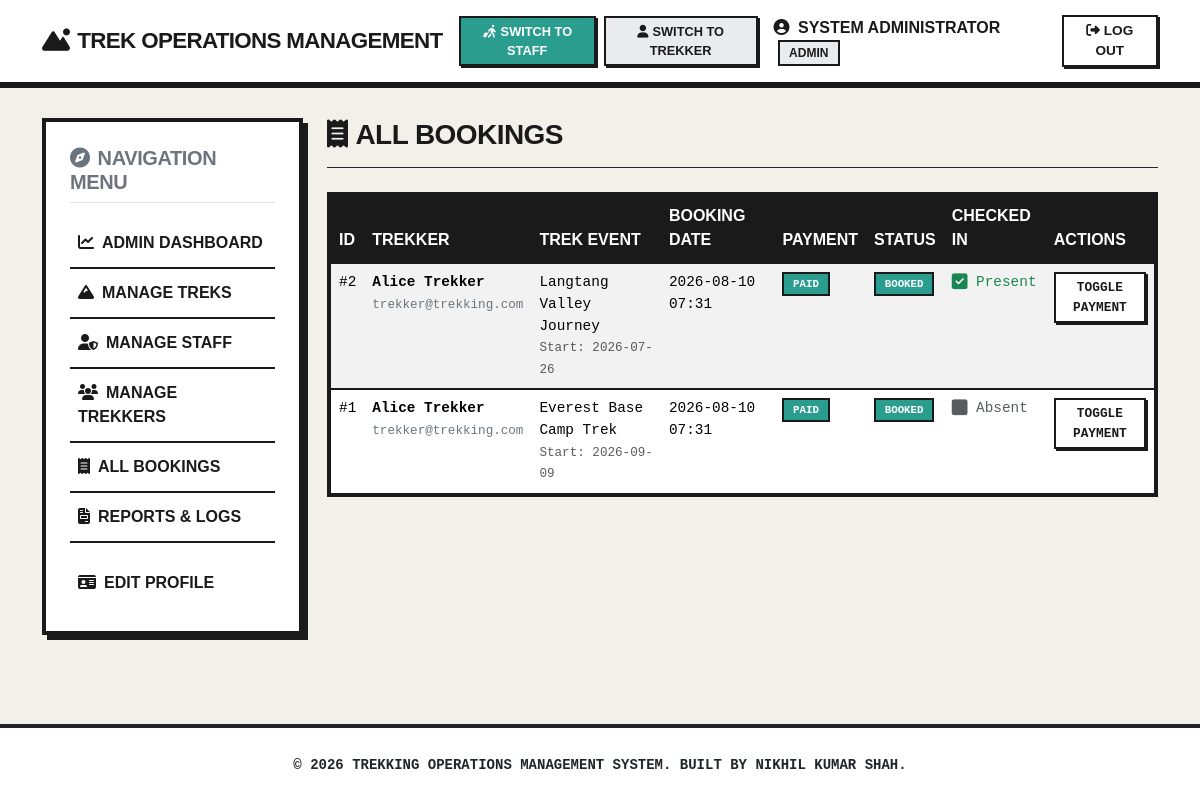
Screenshot of /admin/bookings (signed in) with the database file from the repository.
### app/models/user.py (models this page shows, shortened)
class User(UserMixin, db.Model):
    __tablename__ = 'users'
    id = db.Column(db.Integer, primary_key=True)
    full_name = db.Column(db.String(100), nullable=False)
    email = db.Column(db.String(120), unique=True, nullable=False)
    phone = db.Column(db.String(20), nullable=False)
    password_hash = db.Column(db.String(256), nullable=False)
    role = db.Column(db.String(20), nullable=False, default='user')  # roles: admin, staff, user
    blood_group = db.Column(db.String(5), nullable=True)
    medical_conditions = db.Column(db.Text, nullable=True)
    emergency_contact_name = db.Column(db.String(100), nullable=True)
    emergency_contact_phone = db.Column(db.String(20), nullable=True)
    profile_image = db.Column(db.String(200), nullable=True)
    is_blacklisted = db.Column(db.Boolean, default=False, nullable=False)
    is_active = db.Column(db.Boolean, default=True, nullable=False)
    created_at = db.Column(db.DateTime, default=datetime.utcnow, nullable=False)
    bookings = db.relationship('Booking', backref='trekker', lazy=True, cascade='all, delete-orphan')
    staff_assignments = db.relationship('TrekStaffAssignment', backref='staff', lazy=True, cascade='all, delete-orphan')
    notifications = db.relationship('Notification', backref='user', lazy=True, cascade='all, delete-orphan')

### app/models/booking.py (models this page shows)
class Booking(db.Model):
    __tablename__ = 'bookings'
    id = db.Column(db.Integer, primary_key=True)
    user_id = db.Column(db.Integer, db.ForeignKey('users.id'), nullable=False)
    trek_id = db.Column(db.Integer, db.ForeignKey('treks.id'), nullable=False)
    booking_date = db.Column(db.DateTime, default=datetime.utcnow, nullable=False)
    booking_status = db.Column(db.String(20), default='Booked', nullable=False)
    payment_status = db.Column(db.String(20), default='Pending', nullable=False)
    checked_in = db.Column(db.Boolean, default=False, nullable=False)
    special_requests = db.Column(db.Text, nullable=True)
    attendance_records = db.relationship('TrekAttendance', backref='booking', lazy=True, cascade='all, delete-orphan')
    certificates = db.relationship('TrekCertificate', backref='booking', lazy=True, cascade='all, delete-orphan')

### app/models/trek.py (models this page shows, shortened)
class Trek(db.Model):
    __tablename__ = 'treks'
    id = db.Column(db.Integer, primary_key=True)
    title = db.Column(db.String(100), nullable=False)
    location = db.Column(db.String(100), nullable=False)
    altitude = db.Column(db.Integer, nullable=False)  # in meters
    difficulty_level = db.Column(db.String(20), nullable=False)  # Easy, Moderate, Hard
    duration_days = db.Column(db.Integer, nullable=False)
    description = db.Column(db.Text, nullable=False)
    max_slots = db.Column(db.Integer, nullable=False)
    available_slots = db.Column(db.Integer, nullable=False)
    start_date = db.Column(db.Date, nullable=False)
    end_date = db.Column(db.Date, nullable=False)
    meeting_point = db.Column(db.String(150), nullable=False)
    trek_status = db.Column(db.String(30), default='Open', nullable=False)
    created_by = db.Column(db.Integer, db.ForeignKey('users.id'), nullable=False)
    created_at = db.Column(db.DateTime, default=datetime.utcnow, nullable=False)
    bookings = db.relationship('Booking', backref='trek', lazy=True, cascade='all, delete-orphan')
    staff_assignments = db.relationship('TrekStaffAssignment', backref='trek', lazy=True, cascade='all, delete-orphan')
    status_logs = db.relationship('TrekStatusLog', backref='trek', lazy=True, cascade='all, delete-orphan')

### app/routes/admin_routes.py (the view)
@admin_bp.route('/bookings')
@login_required
@role_required('admin')
def list_bookings():
    bookings = Booking.query.order_by(Booking.booking_date.desc()).all()
    return render_template('admin/bookings.html', bookings=bookings)

### app/templates/admin/bookings.html (shortened to what this page needs)
{% extends "base.html" %}
{% block content %}
<div class="mb-4 pb-2 border-bottom border-dark">
    <h3><i class="fa-solid fa-receipt me-2"></i>All Bookings</h3>
</div>
{% if bookings %}
    <div class="table-responsive">
        <table class="table table-hover table-striped">
            <thead class="table-dark">
                <tr>
                    <th>ID</th>
                    <th>Trekker</th>
                    <th>Trek Event</th>
                    <th>Booking Date</th>
                    <th>Payment</th>
                    <th>Status</th>
                    <th>Checked In</th>
                    <th>Actions</th>
                </tr>
            </thead>
            <tbody>
                {% for booking in bookings %}
                    <tr>
                        <td>#{{ booking.id }}</td>
                        <td>
                            <strong class="d-block">{{ booking.trekker.full_name }}</strong>
                            <small class="text-secondary">{{ booking.trekker.email }}</small>
                        </td>
                        <td>
                            <span class="d-block">{{ booking.trek.title }}</span>
                            <small class="text-muted">Start: {{ booking.trek.start_date.strftime('%Y-%m-%d') }}</small>
                        </td>
                        <td>{{ booking.booking_date.strftime('%Y-%m-%d %H:%M') }}</td>
                        <td>
                            {% if booking.payment_status == 'Paid' %}
                                <span class="badge bg-success">Paid</span>
                            {% else %}
                                <span class="badge bg-warning text-dark">Pending</span>
                            {% endif %}
                        </td>
                        <td>
                            {% if booking.booking_status == 'Booked' %}
                                <span class="badge bg-success">Booked</span>
                            {% else %}
                                <span class="badge bg-danger">Cancelled</span>
                            {% endif %}
                        </td>
                        <td>
                            {% if booking.checked_in %}
                                <span class="text-success font-weight-bold"> Present</span>
                            {% else %}
                                <span class="text-muted"> Absent</span>
                            {% endif %}
                        </td>
                        <td>
                            {% if booking.booking_status == 'Booked' %}
                                <form action="{{ url_for('admin.toggle_payment', booking_id=booking.id) }}" method="POST" style="display:inline;">
                                    <button type="submit" class="brutalist-btn" style="padding: 0.25rem 0.5rem; font-size: 0.8rem; margin: 0; box-shadow: 2px 2px 0 var(--ui-border); border-width: 2px;">
                                        Toggle Payment
                                    </button>
                                </form>
                            {% else %}
                                <span class="text-muted">-</span>
                            {% endif %}
                        </td>
                    </tr>
                {% endfor %}
            </tbody>
        </table>
    </div>
{% else %}
    <div class="p-5 text-center text-muted border rounded bg-light">
        <i class="fa-solid fa-ticket fa-3x mb-3 text-secondary"></i>
        <h5>No Booking Logs Found</h5>
        <p>No trek registrations have been logged by trekkers yet.</p>
    </div>
{% endif %}
{% endblock %}

### app/templates/partials/navbar.html (shortened to what this page needs)
<nav class="navbar navbar-expand-lg navbar-light bg-white">
    <div class="container">
        <a class="navbar-brand" href="/">
            <i class="fa-solid fa-mountain-sun me-2"></i>Trek Operations Management
        </a>
        <div class="collapse navbar-collapse" id="navbarNav">
            <ul class="navbar-nav ms-auto align-items-center">
                {% if current_user.is_authenticated %}
                    {% if current_user.role != 'staff' %}
                        <li class="nav-item">
                            <a class="brutalist-btn brutalist-btn-success me-2" style="padding: 0.25rem 0.5rem; font-size: 0.8rem; margin: 0; box-shadow: 2px 2px 0 var(--ui-border); border-width: 2px;" href="{{ url_for('auth.switch_role', role='staff') }}">
                                <i class="fa-solid fa-person-walking-luggage me-1"></i>Switch to Staff
                            </a>
                        </li>
                    {% endif %}
                    {% if current_user.role != 'user' %}
                        <li class="nav-item">
                            <a class="brutalist-btn brutalist-btn-secondary me-2" style="padding: 0.25rem 0.5rem; font-size: 0.8rem; margin: 0; box-shadow: 2px 2px 0 var(--ui-border); border-width: 2px;" href="{{ url_for('auth.switch_role', role='user') }}">
                                <i class="fa-solid fa-user me-1"></i>Switch to Trekker
                            </a>
                        </li>
                    {% endif %}
                    <li class="nav-item">
                        <span class="nav-link text-dark me-3">
                            <i class="fa-solid fa-user-circle me-1"></i>
                            {{ current_user.full_name }}
                            <span class="badge bg-secondary ms-1 text-uppercase" style="font-size: 0.75rem;">
                                {{ current_user.role }}
                            </span>
                        </span>
                    </li>
                    <li class="nav-item">
                        <a class="brutalist-btn" style="padding: 0.25rem 0.75rem; font-size: 0.85rem; margin: 0; box-shadow: 2px 2px 0 var(--ui-border); border-width: 2px;" href="{{ url_for('auth.logout') }}">
                            <i class="fa-solid fa-right-from-bracket me-1"></i>Log Out
                        </a>
                    </li>
                {% endif %}
            </ul>
        </div>
    </div>
</nav>

### app/static/css/base.css (style rules this page uses)
:root { --ui-bg: #f2f0e9; --ui-card-bg: #ffffff; --ui-text: #1a1a1a; --ui-accent: #e63946; --ui-border: #1a1a1a; --bauhaus-yellow: #f4a261; --bauhaus-blue: #2a9d8f; --bauhaus-coral: #e76f51; --brutalist-shadow-offset: 8px; --brutalist-border-width: 4px; }
body { background-color: var(--ui-bg); color: var(--ui-text); font-family: 'Space Grotesk', sans-serif; min-height: 100vh; display: flex; flex-direction: column; }
h1, h2, h3, h4, h5, h6 { font-family: 'Space Grotesk', sans-serif; font-weight: 700; text-transform: uppercase; letter-spacing: -0.02em; color: var(--ui-text); }

### app/static/css/components.css (style rules this page uses)
.brutalist-btn { display: inline-block; padding: 0.75rem 1.5rem; text-align: center; font-size: 0.95rem; font-weight: 700; text-transform: uppercase; border: 3px solid var(--ui-border); background-color: var(--ui-card-bg); color: var(--ui-text); position: relative; transition: all 0.15s ease; box-shadow: 4px 4px 0 var(--ui-border); text-decoration: none; cursor: pointer; }
.brutalist-btn-success { background-color: var(--bauhaus-blue); color: #ffffff; }
.brutalist-btn-secondary { background-color: #e9ecef; }
.navbar { border-bottom: 6px solid var(--ui-border) !important; background-color: #ffffff !important; }
.navbar-brand { font-weight: 900 !important; text-transform: uppercase; color: var(--ui-text) !important; letter-spacing: -0.03em; font-size: 1.4rem; }
.nav-link { color: var(--ui-text) !important; font-weight: 700; text-transform: uppercase; }
.table { border: var(--brutalist-border-width) solid var(--ui-border) !important; background-color: #ffffff !important; }
.table th { background-color: var(--ui-border) !important; color: #ffffff !important; text-transform: uppercase; font-weight: 700; border-bottom: var(--brutalist-border-width) solid var(--ui-border) !important; }
.table td { border-bottom: 2px solid var(--ui-border) !important; font-family: 'Space Mono', monospace; font-size: 0.9rem; }
.badge { border-radius: 0 !important; border: 2px solid var(--ui-border); font-weight: 700; text-transform: uppercase; padding: 0.4em 0.8em !important; }
.bg-success { background-color: var(--bauhaus-blue) !important; color: #ffffff !important; }
.bg-secondary { background-color: #e9ecef !important; color: var(--ui-text) !important; }

### rows the page displays
User: full_name "SYSTEM ADMINISTRATOR", role "ADMIN"
Booking: id "2", trekker.full_name "Alice Trekker", trekker.email "trekker@trekking.com", trek "Langtang Valley Journey", trek.start_date "2026-07-26", booking_date "2026-08-10 07:31", payment_status "PAID", booking_status "BOOKED", checked_in "Present"
Booking: id "1", trekker.full_name "Alice Trekker", trekker.email "trekker@trekking.com", trek "Everest Base Camp Trek", trek.start_date "2026-09-09", booking_date "2026-08-10 07:31", payment_status "PAID", booking_status "BOOKED", checked_in "Absent"
